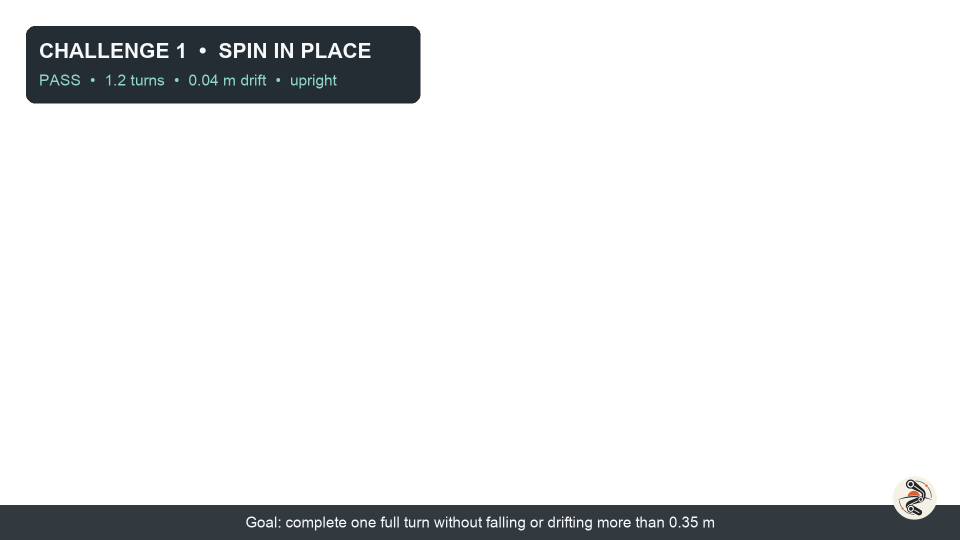
#> input picture stream/episode-001/overlay-1.png, 1920 x 1080 px, given in place of sarvoday-robotics-watermark.png, which was not available (shown at 1/2 size)
$ python generate_graphics.py
#> lines starting #> are read from the running program, lines starting #| are printed output that depends on the picture; pictures that were not available may be replaced by others from this repository, and a replacement may not be noted
#!/usr/bin/env python3
from pathlib import Path

from PIL import Image, ImageDraw, ImageFont


HERE = Path(__file__).resolve().parent
ROOT = HERE.parents[1]
BRAND = ROOT.parent / "sarvoday-robotics-channel"
W, H = 1920, 1080
BG = "#0B1016"
WHITE = "#F6F8FA"
MINT = "#8ED7C6"
MUTED = "#B8C4CE"
PANEL = (7, 16, 24, 224)


def font(size: int, bold: bool = False) -> ImageFont.FreeTypeFont:
    name = "Arial Bold.ttf" if bold else "Arial.ttf"
    return ImageFont.truetype(f"/System/Library/Fonts/Supplemental/{name}", size)


def centered(draw: ImageDraw.ImageDraw, text: str, y: int, fnt, fill) -> None:
    box = draw.textbbox((0, 0), text, font=fnt)
    draw.text(((W - (box[2] - box[0])) / 2, y), text, font=fnt, fill=fill)


def brand_mark(image: Image.Image, size: int = 96) -> None:
    mark = Image.open(BRAND / "sarvoday-robotics-watermark.png").convert("RGBA")
    mark.thumbnail((size, size), Image.Resampling.LANCZOS)
    image.alpha_composite(mark, (W - mark.width - 42, H - mark.height - 36))


intro = Image.new("RGBA", (W, H), BG)
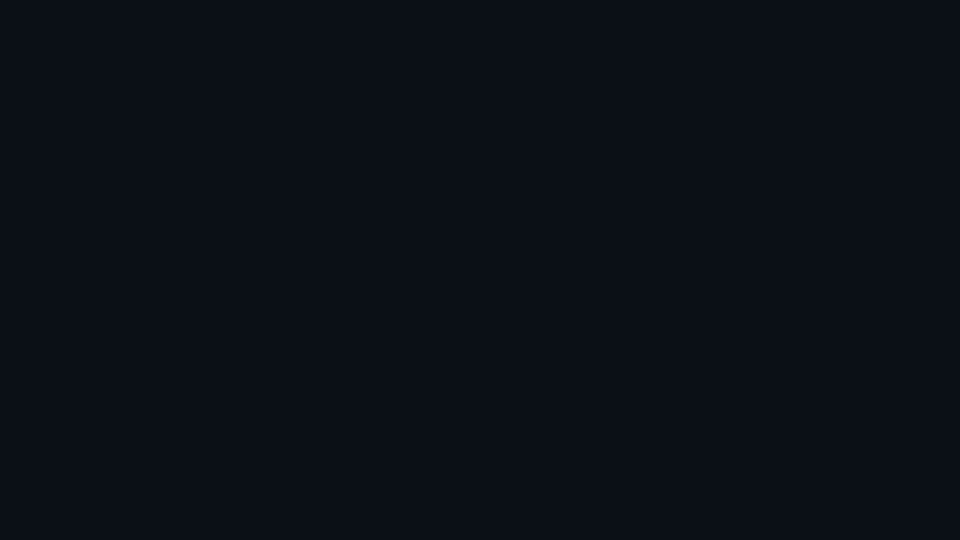
#> intro: PIL image 1920x1080 RGBA (shown at 1/2 size); mean R, G, B, A 11, 16, 22, 255
d = ImageDraw.Draw(intro)
centered(d, "AI TRAINS A ROBOT DUCK", 390, font(78, True), WHITE)
centered(d, "3 measurable MuJoCo challenges  •  public code", 510, font(38), MINT)
brand_mark(intro)
#> in brand_mark, mark is the input picture: PIL image 1920x1080 RGBA; mean R, G, B, A 3.3, 4.4, 5.3, 27.6
intro.save(HERE / "intro.png")

overlays = [
    ("CHALLENGE 1  •  SPIN IN PLACE", "PASS  •  1.2 turns  •  0.04 m drift  •  upright", "Goal: complete one full turn without falling or drifting more than 0.35 m"),
    ("CHALLENGE 2  •  TWO-MARKER SPRINT", "PASS  •  2 of 2 markers  •  5.86 s  •  upright", "Goal: reverse steering and reach both offset markers in sequence"),
    ("CHALLENGE 3  •  PUSH THE BALL", "PASS  •  ball moved 1.00 m  •  upright", "Goal: approach a free ball and push it at least 0.30 m"),
]
for index, (title, result, goal) in enumerate(overlays, start=1):
    image = Image.new("RGBA", (W, H), (0, 0, 0, 0))
#> image: PIL image 1920x1080 RGBA; every value is 0
    d = ImageDraw.Draw(image)
    d.rounded_rectangle((52, 52, 940 if index == 2 else 840, 206), radius=18, fill=PANEL)
    d.text((78, 77), title, font=font(42, True), fill=WHITE)
    d.text((78, 142), result, font=font(31), fill=MINT)
    d.rectangle((0, 1010, W, H), fill=(7, 16, 24, 210))
    centered(d, goal, 1027, font(30), WHITE)
    brand_mark(image)
#> call 2 of brand_mark, with size = 96
#> in brand_mark (call 2), `image.alpha_composite(mark, (W - mark.width - 42, H - mark.height - 36))`:
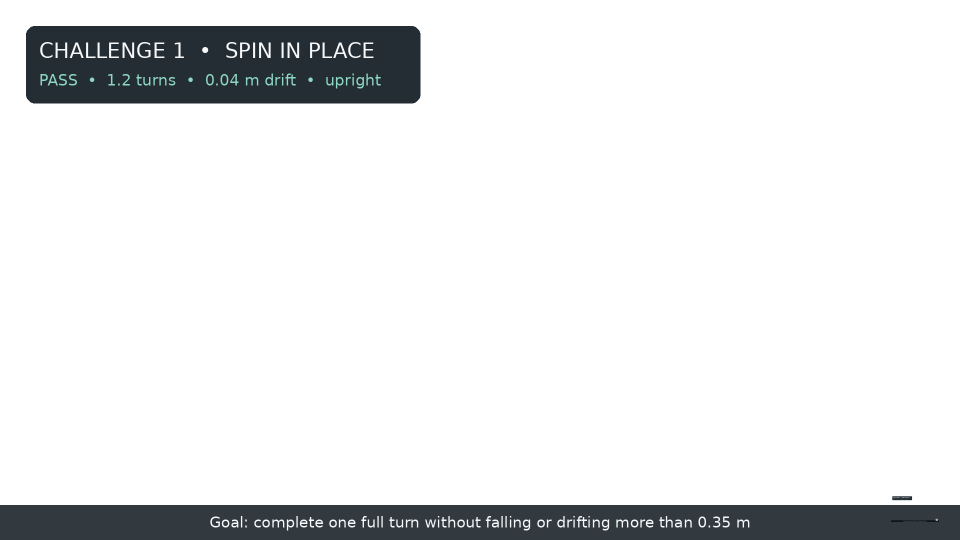
#> image: PIL image 1920x1080 RGBA (shown at 1/2 size); mean R, G, B, A 2.5, 3.7, 4.6, 27.1; transparent parts drawn white
    image.save(HERE / f"overlay-{index}.png")

outro = Image.new("RGBA", (W, H), BG)
d = ImageDraw.Draw(outro)
centered(d, "THE LESSON", 265, font(40, True), MINT)
centered(d, "Keep locomotion frozen.", 365, font(66, True), WHITE)
centered(d, "Learn the supervisory controller.", 455, font(66, True), WHITE)
centered(d, "Clear gates  •  reproducible results  •  public repository", 590, font(36), MUTED)
centered(d, "SARVODAY ROBOTICS", 760, font(44, True), WHITE)
centered(d, "Build  •  Learn  •  Share", 825, font(32), MINT)
brand_mark(outro)
#> in brand_mark (call 5), `image.alpha_composite(mark, (W - mark.width - 42, H - mark.height - 36))`:
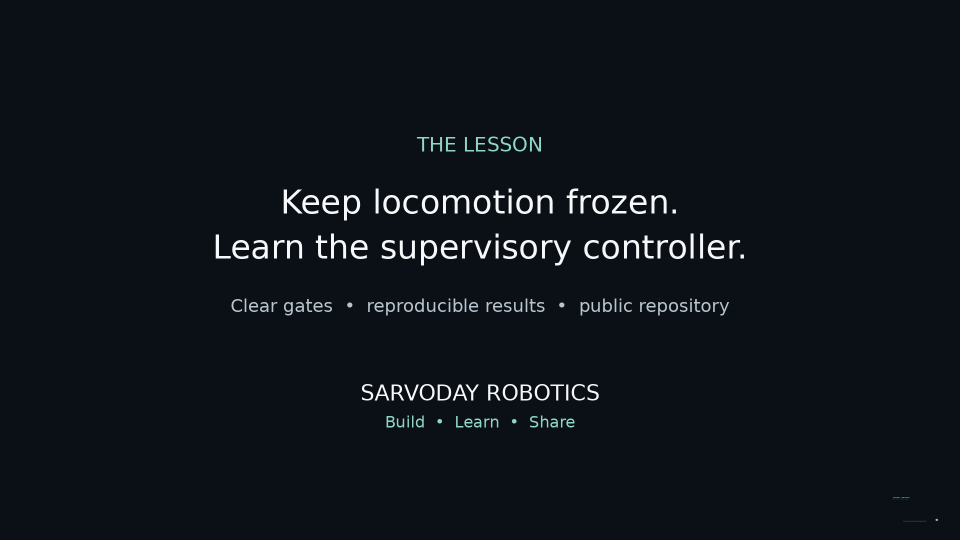
#> image: PIL image 1920x1080 RGBA (shown at 1/2 size); mean R, G, B, A 15.1, 20.2, 26.1, 255
outro.save(HERE / "outro.png")

preview = Image.open(ROOT / "artifacts/003-ball-push/preview.png").convert("RGB")
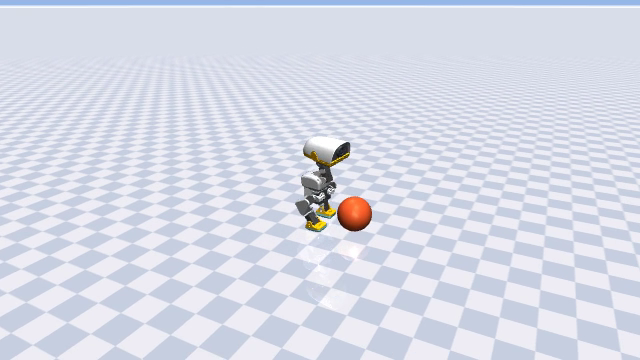
#> input picture artifacts/003-ball-push/preview.png, 640 x 360 px
#> preview is the input picture: PIL image 640x360 RGB; mean R, G, B 215.5, 219, 231.8
preview = preview.crop((120, 70, 520, 295))
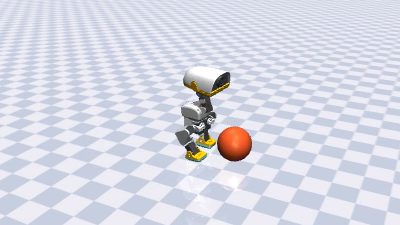
#> preview: PIL image 400x225 RGB; mean R, G, B 214.9, 216.9, 228.3
preview = preview.resize((1280, 720), Image.Resampling.LANCZOS).convert("RGBA")
#> preview: PIL image 1280x720 RGBA
preview.alpha_composite(Image.new("RGBA", preview.size, (0, 0, 0, 58)))
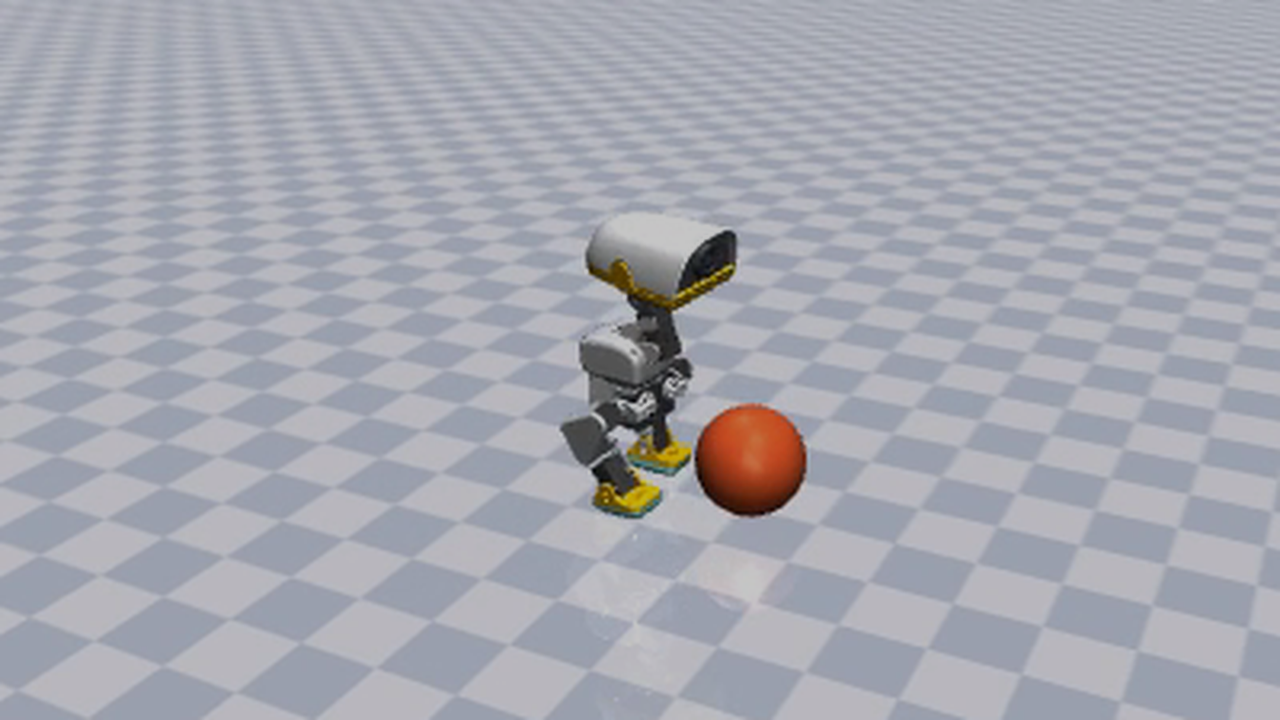
#> preview: PIL image 1280x720 RGBA; mean R, G, B, A 166, 167.5, 176.4, 255
d = ImageDraw.Draw(preview)
d.rounded_rectangle((46, 62, 826, 338), radius=22, fill=PANEL)
d.text((82, 88), "AI TRAINS A", font=font(78, True), fill=WHITE)
d.text((82, 165), "ROBOT DUCK", font=font(88, True), fill=MINT)
d.text((82, 265), "3 / 3 PASSED", font=font(48, True), fill=WHITE)
mark = Image.open(BRAND / "sarvoday-robotics-watermark.png").convert("RGBA")
mark.thumbnail((112, 112), Image.Resampling.LANCZOS)
#> mark: PIL image 112x63 RGBA
preview.alpha_composite(mark, (1280 - mark.width - 38, 720 - mark.height - 34))
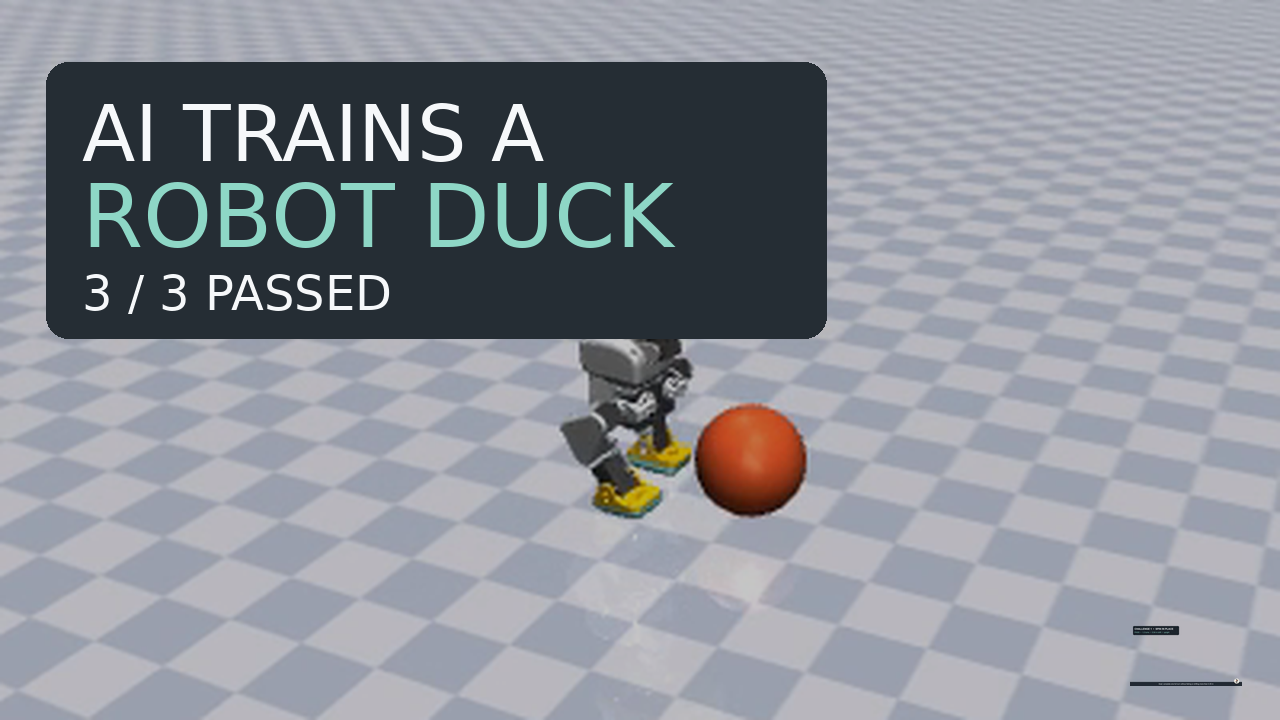
#> preview: PIL image 1280x720 RGBA; mean R, G, B, A 133.4, 137.2, 145.5, 248.5; transparent parts drawn white
preview.convert("RGB").save(HERE / "thumbnail.png", quality=95)
